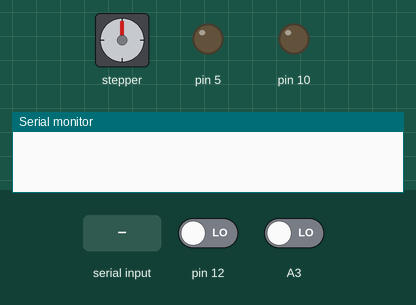
This sketch was run on a simulated Arduino Uno, built with avr-gcc and run on an emulated ATmega328P. On the bench: stepper motor, output pins drawn as LEDs (lit = HIGH), the last lines printed to the serial monitor. Inputs (shaded band) come from the test bench; at power-on: A3 LOW, pin 12 LOW. Stepper angles assume 200 steps per turn.

Above: at 0.8 s.
0.9 s: A3 driven HIGH
At 1.7 s:
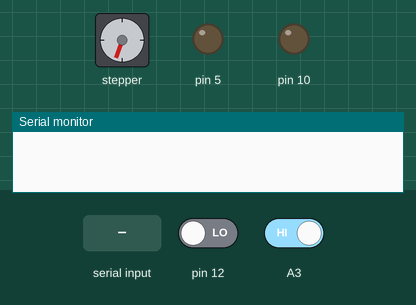
2.4 s: pin 12 driven HIGH
At 3.9 s:
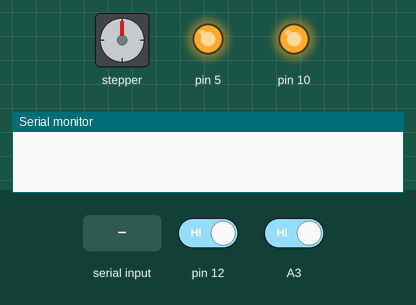
4.4 s: A3 driven LOW
At 5.5 s:
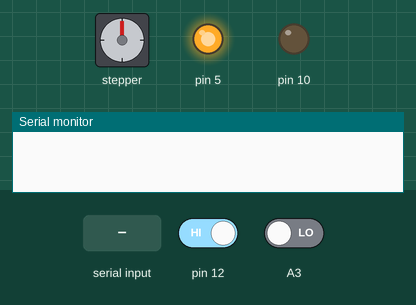
5.9 s: "a90\n" received over Serial
7.4 s: "a,45\n" received over Serial
At 8.5 s:
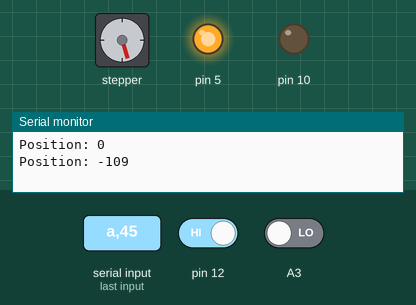
9.1 s: "a" received over Serial
At 9.5 s:
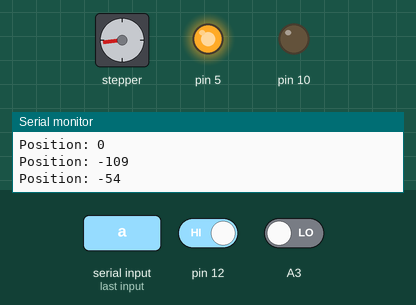
Timing chart, 0 to 11.7 s (numbered marks = the images above; inputs shaded):
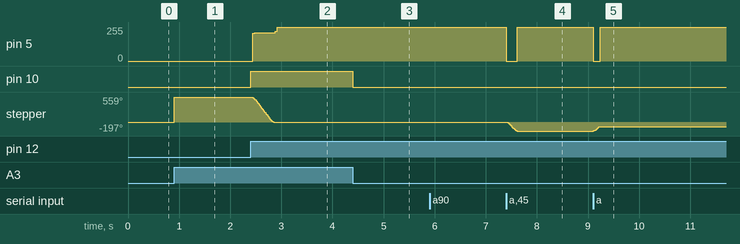

The sketch:

TESTCODE.ino
```cpp
#include <AccelStepper.h>
#include <MultiStepper.h>


AccelStepper stepper(1, 3, 2); // Defaults to AccelStepper::FULL4WIRE (4 pins) on 2, 3, 4, 5
int len = 310; //length of the rail in steps
int x = 0;
int y = 5;

String input_string = "";

void setup()
{
  Serial.begin(9600);
  // Change these to suit your stepper if you want
  pinMode(12, INPUT);
  pinMode(A3, INPUT);
  pinMode(5, OUTPUT);
  pinMode(10, OUTPUT);
  digitalWrite(5, LOW);
  stepper.setMaxSpeed(950);
  stepper.setAcceleration(10000);
  while (!digitalRead(A3)) {}
  home_finger();
}

void loop()
{
  actuate_finger(y);
  stepper.moveTo(x);
  if (stepper.distanceToGo() == 0) {
    //stepper.stop();
    digitalWrite(5, HIGH);
  }
  else {
    digitalWrite(5, LOW);
    if (x == 0) {
      home_finger();
    }
    stepper.run();
  }
}

void home_finger() {
  digitalWrite(5, LOW);
  while (!digitalRead(12)) {
    stepper.setSpeed(1000);
    stepper.runSpeed();
    stepper.setCurrentPosition(len );
  }
  digitalWrite(5, HIGH);
}


void serialEvent() {
  while (Serial.available()) {
    int in = Serial.read();
    if (isDigit(in)) input_string += (char)in;
    if (in == 'a') {
      int input_data = input_string.toInt();
      if (input_data >= 0 && input_data < 256){
        x = map(input_data, 0, 255, 0, -len);
      Serial.print("Position: ");
      Serial.println(x);
    }
      else {
        Serial.println("ERROR:Value Exceeds Bounds [0,255]");
      }
      input_string = "";
    }
    else if (in == 'b') {
      y = input_string.toInt();
      Serial.print("Comand: ");
      Serial.println(y);
      input_string = "";
    }
  }
}

void actuate_finger(int input) {
  switch (input) {
    case 0:
      digitalWrite(10, LOW);
      break;
    case 1:
      digitalWrite(10, HIGH);
      break;
    case 2:
      digitalWrite(10, HIGH);
      delay(20);
      digitalWrite(10, LOW);
      y = 0;
      break;
    case 3:
      digitalWrite(10, HIGH);
      delay(10);
      digitalWrite(10, LOW);
      delay(10);
      break;
    case 4:
      digitalWrite(10, HIGH);
      delay(10);
      digitalWrite(10, LOW);
      delay(40);
      break;
    case 5:
     digitalWrite(10, digitalRead(A3));
      break;
  }
}
```

Measured:
- after the input at 0.9 s, stepper: turns 559° clockwise, starting at once
- after the input at 2.4 s, pin 5: 0/255 → 213/255 at once, → 255/255 0.44 s later; pin 10: LOW → HIGH at once; stepper: turns 559° counter-clockwise in 0.46 s, starting at once
- after the input at 4.4 s, pin 10: HIGH → LOW at once
- after the input at 7.4 s, pin 5: 255/255 → 0/255 at once, → 255/255 0.21 s later; stepper: turns 197° counter-clockwise in 0.21 s, starting at once
- after the input at 9.1 s, pin 5: 255/255 → 0/255 at once, → 255/255 0.14 s later; stepper: turns 99° clockwise in 0.14 s, starting at once
